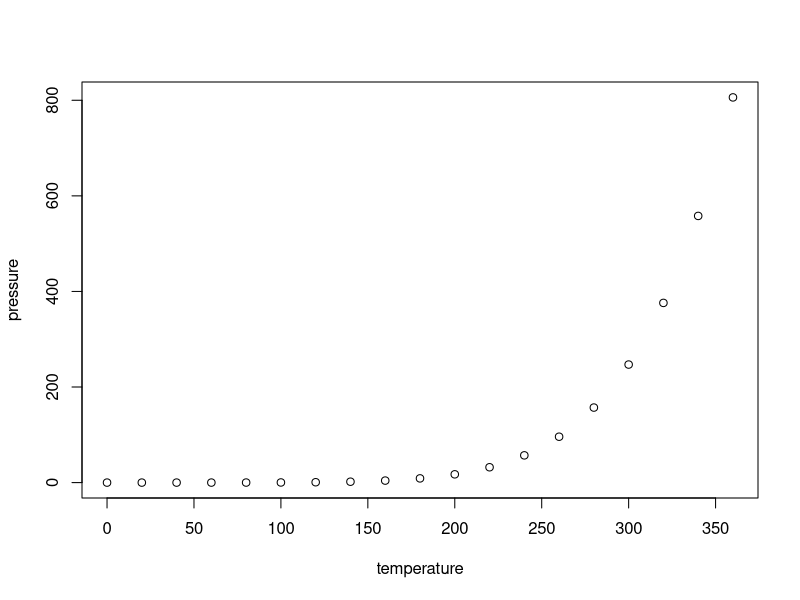
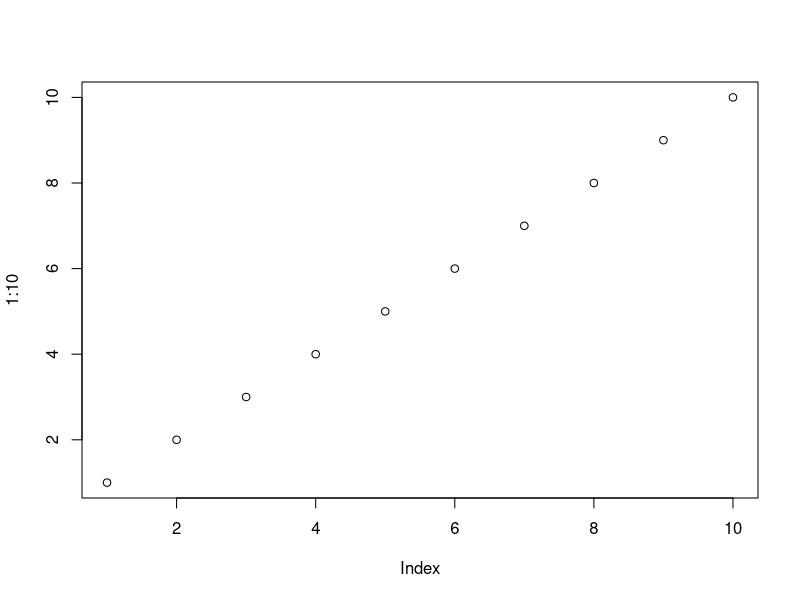

R code for these plots, in order:
## ---- chunk 1
knitr::opts_chunk$set(echo = TRUE)
#tells R to always show the code
## ---- chunk 2
summary(cars)
## ---- chunk 3
plot(pressure)
## ---- chunk 4
print("Hi")
## ---- chunk 5
plot(1:10)
## ---- chunk 6
cars
